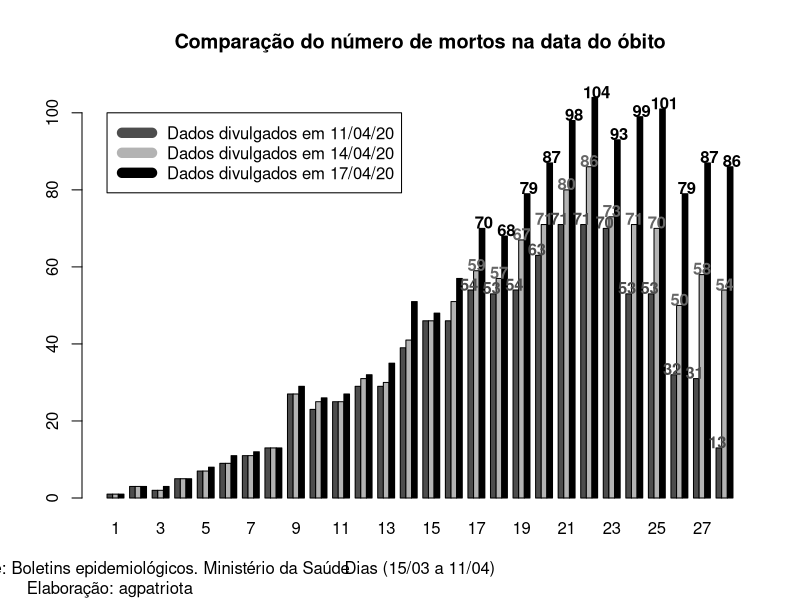

This figure's R source:
#https://noticias.uol.com.br/saude/ultimas-noticias/redacao/2020/04/12/brasil-ja-pode-ter-cerca-de-2-mil-mortes-por-covid-19-entenda.htm
#https://cidadeverde.com/coronavirus/105909/brasil-bate-recorde-e-registra-204-novas-mortes-por-coronavirus-em-24-horas
#https://www.saude.gov.br/images/pdf/2020/April/18/2020-04-17---BE11---Boletim-do-COE-21h.pdf

#Data:
Obitos.11=c(1,3,2,5,7,9,11,13,27,23,25,29,29,39,46,46,54,53,54,63,71,71,70,53,53,32,31,13, NA, NA, NA )
Obitos.14=c(1,3,2,5,7,9,11,13,27,25,25,31,30,41,46,51,59,57,67,71,80,86,73,71,70,50,58,54,57,37,5)
Obitos.17=c(1,3,3,5,8,11,12,13,29,26,27,32,35,51,48,57,70,68,79,87,98,104,93,99,101,79,87,86,101,96,70)


jpeg("Figs/Obitos.11.14.17.jpg", width = 1284, height = 500)
Dias = as.Date(0:30, origin = "15-03-20", "%d-%m-%y")
bb = barplot(cbind(Obitos.11, Obitos.14, Obitos.17)~c(1:length(Obitos.14)), beside = TRUE, main="Comparação do número de mortos na data do óbito",col=c("gray30", "gray70", "black"), xlab="Dias (15/03 a 11/04)", ylim=c(0,max(c(Obitos.11, Obitos.14, Obitos.17), na.rm=T)+4))
legend(1,100, c("Dados divulgados em 11/04/20","Dados divulgados em 14/04/20","Dados divulgados em 17/04/20"), col=c("gray30", "gray70", "black"), lwd=10)
text(bb[1,17:28]-0.3, Obitos.11[17:28]+1.5, Obitos.11[17:28], col="gray30", font=2)
text(bb[2,17:28], Obitos.14[17:sum(!is.na(Obitos.11))]+1.5, Obitos.14[17:sum(!is.na(Obitos.11))], col="gray40", font=2)
text(bb[3,17:28]+0.3, Obitos.17[17:sum(!is.na(Obitos.11))]+1.5, Obitos.17[17:sum(!is.na(Obitos.11))], col="black", font=2)
mtext("Fonte: Boletins epidemiológicos. Ministério da Saúde",1,at = bb[1,3],line=3)
mtext("Elaboração: agpatriota",1,at = bb[1,1],line=4)
dev.off()

